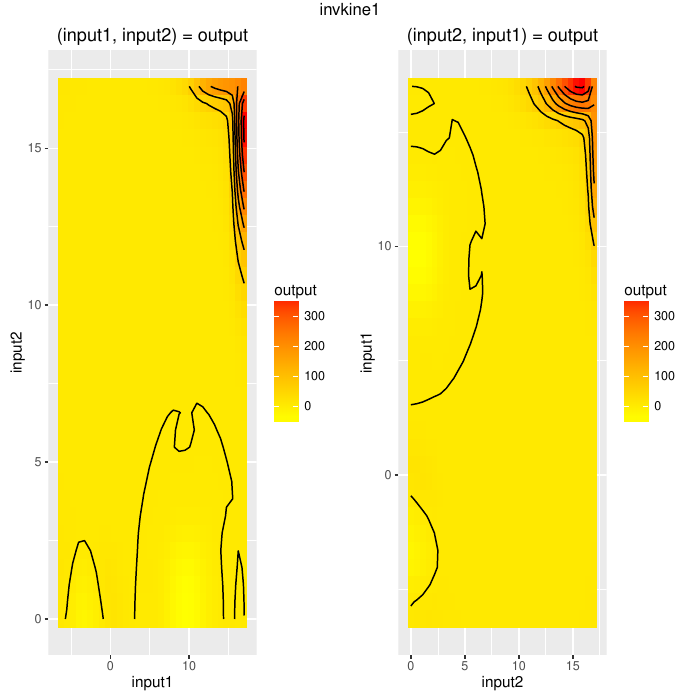

This figure's R source:
#R script generated with fuzzylite-6.0.

library(ggplot2);

engine.name = "invkine1"
engine.fll = "Engine: invkine1
InputVariable: input1
  enabled: true
  range: -6.287 17.000
  lock-range: false
  term: in1mf1 Bell -6.122 2.259 1.761
  term: in1mf2 Bell -2.181 2.095 2.232
  term: in1mf3 Bell 2.080 2.157 1.314
  term: in1mf4 Bell 4.962 2.790 2.508
  term: in1mf5 Bell 9.338 2.506 1.812
  term: in1mf6 Bell 13.150 2.363 2.267
  term: in1mf7 Bell 17.789 1.310 1.756
InputVariable: input2
  enabled: true
  range: 0.000 16.972
  lock-range: false
  term: in2mf1 Bell 0.621 1.741 2.454
  term: in2mf2 Bell 2.406 0.866 1.278
  term: in2mf3 Bell 4.883 1.814 2.402
  term: in2mf4 Bell 8.087 1.941 1.929
  term: in2mf5 Bell 11.428 2.333 2.022
  term: in2mf6 Bell 14.579 2.221 1.858
  term: in2mf7 Bell 17.813 0.820 1.577
OutputVariable: output
  enabled: true
  range: 0.000 1.500
  lock-range: false
  aggregation: none
  defuzzifier: WeightedAverage TakagiSugeno
  default: nan
  lock-previous: false
  term: out1mf1 Linear -0.912 2.517 0.061
  term: out1mf2 Linear -2.153 -2.204 -4.037
  term: out1mf3 Linear -0.107 -0.148 1.920
  term: out1mf4 Linear -0.088 -0.071 1.593
  term: out1mf5 Linear -0.098 -0.040 1.361
  term: out1mf6 Linear -0.068 -0.027 1.617
  term: out1mf7 Linear -1.901 -0.081 0.185
  term: out1mf8 Linear 16.651 11.713 6.803
  term: out1mf9 Linear -4.152 -1.033 -4.755
  term: out1mf10 Linear -0.123 0.004 0.861
  term: out1mf11 Linear -0.102 0.006 0.816
  term: out1mf12 Linear -0.089 0.038 0.515
  term: out1mf13 Linear -0.074 0.082 -0.061
  term: out1mf14 Linear -0.009 -0.173 4.841
  term: out1mf15 Linear -7.995 -2.818 17.910
  term: out1mf16 Linear 0.674 0.745 -2.167
  term: out1mf17 Linear -0.130 -0.004 0.869
  term: out1mf18 Linear -0.094 0.061 0.366
  term: out1mf19 Linear -0.087 0.121 -0.395
  term: out1mf20 Linear -0.061 0.162 -1.312
  term: out1mf21 Linear -0.163 0.920 -13.253
  term: out1mf22 Linear 1.417 3.072 1.881
  term: out1mf23 Linear -0.950 -0.732 3.128
  term: out1mf24 Linear -0.058 0.162 -0.530
  term: out1mf25 Linear -0.044 0.077 -0.121
  term: out1mf26 Linear -0.061 0.054 0.273
  term: out1mf27 Linear -0.068 0.099 -0.250
  term: out1mf28 Linear 0.429 0.610 -9.118
  term: out1mf29 Linear -6.661 -3.697 0.015
  term: out1mf30 Linear -3.544 8.995 0.396
  term: out1mf31 Linear 0.210 -0.137 -1.010
  term: out1mf32 Linear -0.003 0.137 -1.210
  term: out1mf33 Linear -0.030 0.018 0.107
  term: out1mf34 Linear -0.227 -0.306 6.550
  term: out1mf35 Linear 11.005 -3.375 -1.135
  term: out1mf36 Linear 0.578 0.033 -0.104
  term: out1mf37 Linear 0.895 -3.268 -0.992
  term: out1mf38 Linear 0.125 0.006 -1.733
  term: out1mf39 Linear 0.044 0.003 -0.303
  term: out1mf40 Linear -0.179 -0.093 3.458
  term: out1mf41 Linear 0.222 0.597 -10.102
  term: out1mf42 Linear 9.320 13.692 0.858
  term: out1mf43 Linear 0.161 -0.117 -1.382
  term: out1mf44 Linear 0.495 -0.833 -6.564
  term: out1mf45 Linear 0.465 -0.787 -5.610
  term: out1mf46 Linear 1.334 -3.017 -2.871
  term: out1mf47 Linear 2.561 -0.864 -0.557
  term: out1mf48 Linear 17.123 11.150 1.006
  term: out1mf49 Linear 0.220 0.154 0.010
RuleBlock: 
  enabled: true
  conjunction: AlgebraicProduct
  disjunction: none
  implication: none
  activation: General
  rule: if input1 is in1mf1 and input2 is in2mf1 then output is out1mf1
  rule: if input1 is in1mf1 and input2 is in2mf2 then output is out1mf2
  rule: if input1 is in1mf1 and input2 is in2mf3 then output is out1mf3
  rule: if input1 is in1mf1 and input2 is in2mf4 then output is out1mf4
  rule: if input1 is in1mf1 and input2 is in2mf5 then output is out1mf5
  rule: if input1 is in1mf1 and input2 is in2mf6 then output is out1mf6
  rule: if input1 is in1mf1 and input2 is in2mf7 then output is out1mf7
  rule: if input1 is in1mf2 and input2 is in2mf1 then output is out1mf8
  rule: if input1 is in1mf2 and input2 is in2mf2 then output is out1mf9
  rule: if input1 is in1mf2 and input2 is in2mf3 then output is out1mf10
  rule: if input1 is in1mf2 and input2 is in2mf4 then output is out1mf11
  rule: if input1 is in1mf2 and input2 is in2mf5 then output is out1mf12
  rule: if input1 is in1mf2 and input2 is in2mf6 then output is out1mf13
  rule: if input1 is in1mf2 and input2 is in2mf7 then output is out1mf14
  rule: if input1 is in1mf3 and input2 is in2mf1 then output is out1mf15
  rule: if input1 is in1mf3 and input2 is in2mf2 then output is out1mf16
  rule: if input1 is in1mf3 and input2 is in2mf3 then output is out1mf17
  rule: if input1 is in1mf3 and input2 is in2mf4 then output is out1mf18
  rule: if input1 is in1mf3 and input2 is in2mf5 then output is out1mf19
  rule: if input1 is in1mf3 and input2 is in2mf6 then output is out1mf20
  rule: if input1 is in1mf3 and input2 is in2mf7 then output is out1mf21
  rule: if input1 is in1mf4 and input2 is in2mf1 then output is out1mf22
  rule: if input1 is in1mf4 and input2 is in2mf2 then output is out1mf23
  rule: if input1 is in1mf4 and input2 is in2mf3 then output is out1mf24
  rule: if input1 is in1mf4 and input2 is in2mf4 then output is out1mf25
  rule: if input1 is in1mf4 and input2 is in2mf5 then output is out1mf26
  rule: if input1 is in1mf4 and input2 is in2mf6 then output is out1mf27
  rule: if input1 is in1mf4 and input2 is in2mf7 then output is out1mf28
  rule: if input1 is in1mf5 and input2 is in2mf1 then output is out1mf29
  rule: if input1 is in1mf5 and input2 is in2mf2 then output is out1mf30
  rule: if input1 is in1mf5 and input2 is in2mf3 then output is out1mf31
  rule: if input1 is in1mf5 and input2 is in2mf4 then output is out1mf32
  rule: if input1 is in1mf5 and input2 is in2mf5 then output is out1mf33
  rule: if input1 is in1mf5 and input2 is in2mf6 then output is out1mf34
  rule: if input1 is in1mf5 and input2 is in2mf7 then output is out1mf35
  rule: if input1 is in1mf6 and input2 is in2mf1 then output is out1mf36
  rule: if input1 is in1mf6 and input2 is in2mf2 then output is out1mf37
  rule: if input1 is in1mf6 and input2 is in2mf3 then output is out1mf38
  rule: if input1 is in1mf6 and input2 is in2mf4 then output is out1mf39
  rule: if input1 is in1mf6 and input2 is in2mf5 then output is out1mf40
  rule: if input1 is in1mf6 and input2 is in2mf6 then output is out1mf41
  rule: if input1 is in1mf6 and input2 is in2mf7 then output is out1mf42
  rule: if input1 is in1mf7 and input2 is in2mf1 then output is out1mf43
  rule: if input1 is in1mf7 and input2 is in2mf2 then output is out1mf44
  rule: if input1 is in1mf7 and input2 is in2mf3 then output is out1mf45
  rule: if input1 is in1mf7 and input2 is in2mf4 then output is out1mf46
  rule: if input1 is in1mf7 and input2 is in2mf5 then output is out1mf47
  rule: if input1 is in1mf7 and input2 is in2mf6 then output is out1mf48
  rule: if input1 is in1mf7 and input2 is in2mf7 then output is out1mf49"

engine.fldFile = "invkine1.fld"
if (require(data.table)) {
    engine.df = data.table::fread(engine.fldFile, sep="auto", header="auto")
} else {
    engine.df = read.table(engine.fldFile, header=TRUE)
}

engine.plot.i1i2_o1 = ggplot(engine.df, aes(input1, input2)) + 
    geom_tile(aes(fill=output)) + 
    scale_fill_gradient(low="#ffff00", high="#ff0000") + 
    stat_contour(aes(x=input1, y=input2, z=output), color="black") + 
    ggtitle("(input1, input2) = output")

engine.plot.i2i1_o1 = ggplot(engine.df, aes(input2, input1)) + 
    geom_tile(aes(fill=output)) + 
    scale_fill_gradient(low="#ffff00", high="#ff0000") + 
    stat_contour(aes(x=input2, y=input1, z=output), color="black") + 
    ggtitle("(input2, input1) = output")

if (require(gridExtra)) {
    engine.plots = arrangeGrob(engine.plot.i1i2_o1, engine.plot.i2i1_o1, ncol=2, top=engine.name)
    ggsave(paste0(engine.name, ".pdf"), engine.plots)
    if (require(grid)) {
        grid.newpage()
        grid.draw(engine.plots)
    }
}
